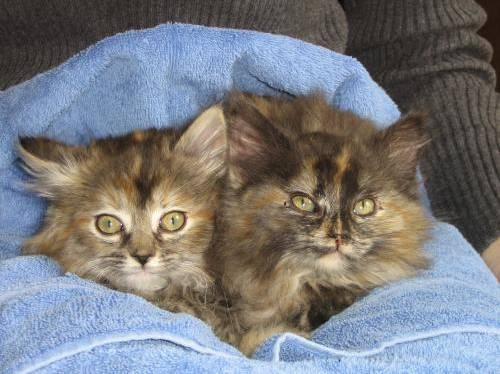
#> input picture TP2/img2/cat.900.jpg, 500 x 374 px; its folder holds 4 pictures in this run
$ python clasi-histo.py   (Python 2 division)   (older library calls are emulated)
#> lines starting #> are read from the running program, lines starting #| are printed output that depends on the picture
import sys
import numpy as np
from sklearn import cross_validation
#import mahotas as mh
#from mahotas.features import surf
#from sklearn.linear_model import LogisticRegression
from sklearn.metrics import *
#from sklearn.cluster import MiniBatchKMeans
import glob
from sklearn import tree
from sklearn.ensemble import RandomForestClassifier, AdaBoostClassifier
#from sklearn.svm import SVC
#from sklearn.naive_bayes import GaussianNB

import cv2


#-----------------------------------------------------------------------------
all_instance_filenames = []
targets_data = []
for f in glob.glob('./img2/*.jpg'):
	target = 1 if 'cat' in f else 0
	all_instance_filenames.append(f)
	targets_data.append(target)
#> pass 2 of the loop `for f in glob.glob('./img2/*.jpg'):`:
#> pass 3 of the loop `for f in glob.glob('./img2/*.jpg'):`:
#> the loop made 4 passes; the first 3 are shown
	#print f, target

x_data = []
counter = 0
for f in all_instance_filenames:
	counter+=1
	#print 'Reading image: ', counter, f
	image = cv2.imread(f, 0)
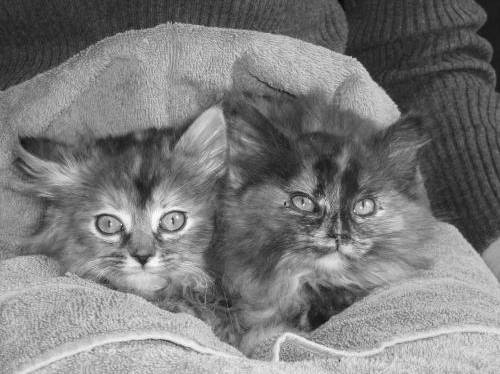
#> image: shape (374, 500); min 2, max 255, mean 123
	#equimage = cv2.equalizeHist(image)
	#print this_histo
	#this_histo, bins = np.histogram(equimage.flatten(), 256, [0, 256])
	this_histo, bins = np.histogram(image.flatten(), 256, [0, 256])
#> this_histo = 256 values, max 1464 at index 51, min 0 at index 0, mean 730.5; bins = 257 values from 0 to 256
	#print this_histo
	x_data.append(this_histo)
#> pass 2 of the loop `for f in all_instance_filenames:`:
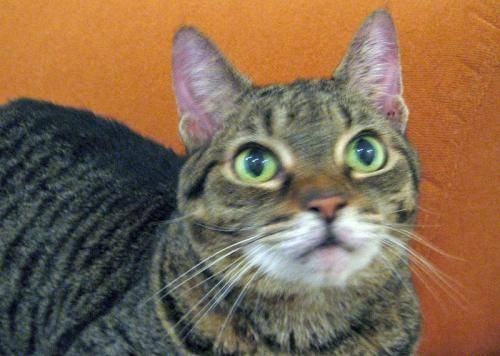
#> input picture TP2/img2/cat.904.jpg, 500 x 356 px
#> `image = cv2.imread(f, 0)`:
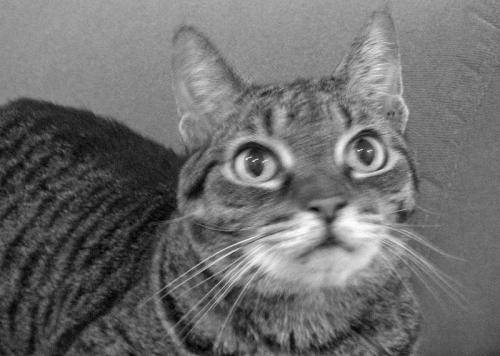
#> image: shape (356, 500); min 0, max 255, mean 109.1
#> this_histo = 256 values, max 1995 at index 110, min 1 at index 253, mean 695.3
#> pass 3 of the loop `for f in all_instance_filenames:`:
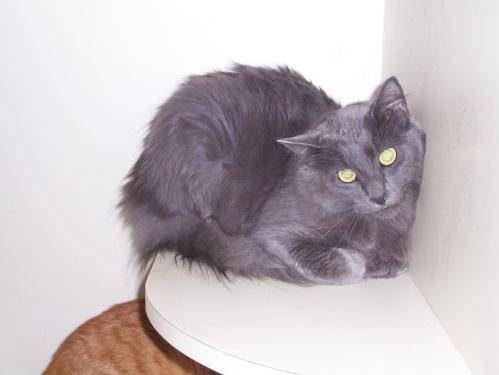
#> input picture TP2/img2/cat.905.jpg, 499 x 375 px
#> `image = cv2.imread(f, 0)`:
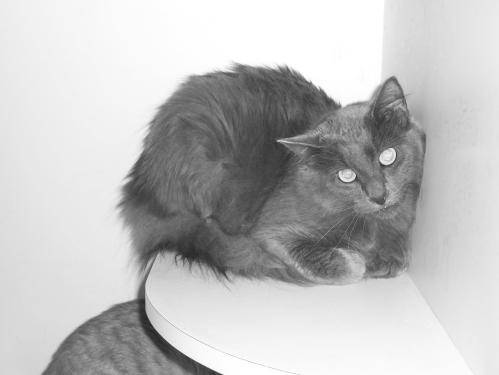
#> image: shape (375, 499); min 27, max 255, mean 191.4
#> this_histo = 256 values, max 11957 at index 255, min 0 at index 0, mean 731
#> the loop made 4 passes; the first 3 are shown
#

X_train, X_test, y_train, y_test = cross_validation.train_test_split(x_data, targets_data, test_size=0.3, random_state=0)

#print X_train[0]

clf = RandomForestClassifier()

clf.fit(X_train, y_train)

predictions = clf.predict(X_test)

print classification_report(y_test, predictions)
print 'Precision: ', precision_score(y_test, predictions)
print 'Recall: ', recall_score(y_test, predictions)
print 'Accuracy: ', accuracy_score(y_test, predictions)
